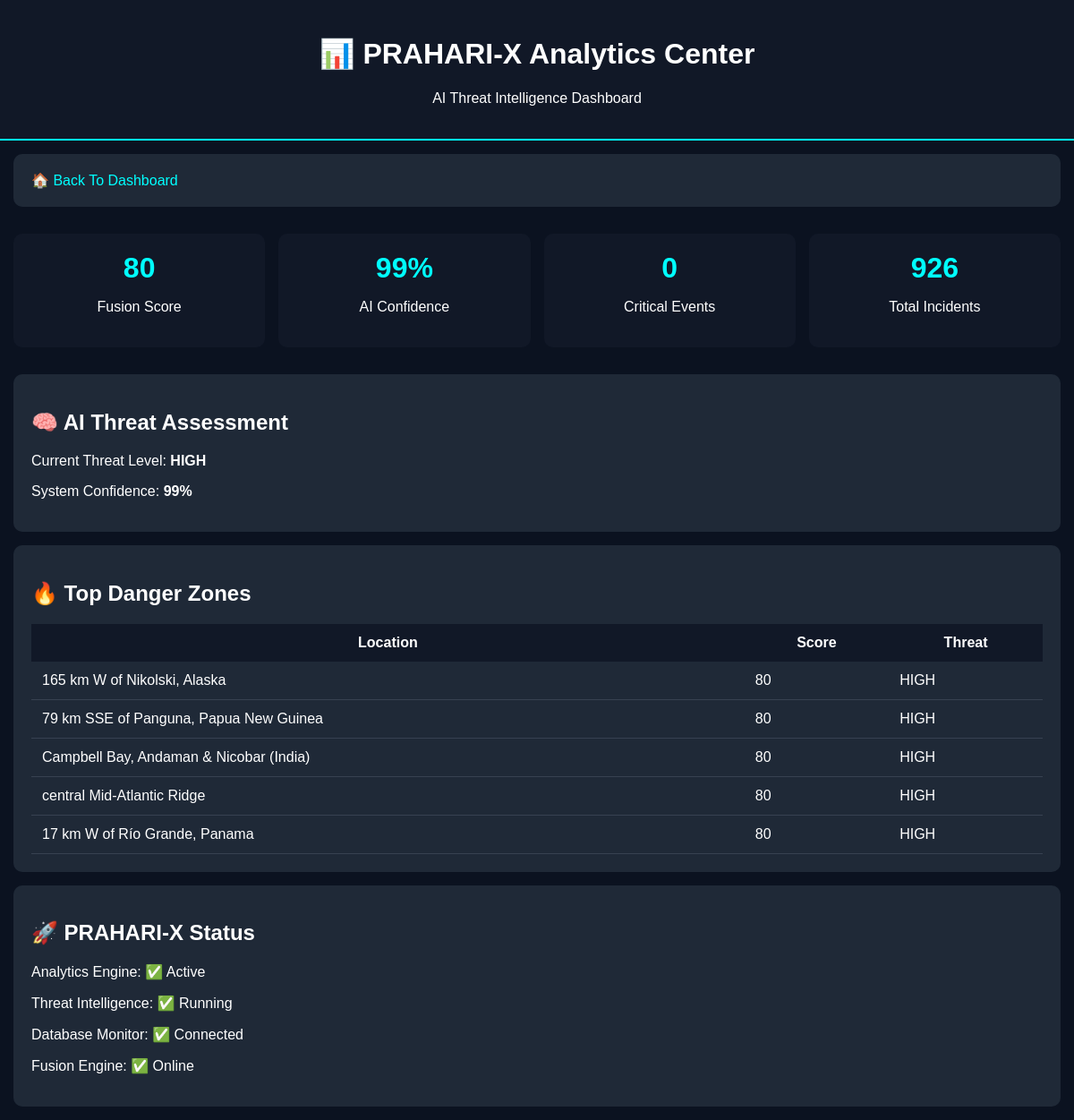
The app's page /analytics (signed in) with its own data.
### tables this page shows
CREATE TABLE incidents (

        id INTEGER PRIMARY KEY AUTOINCREMENT,

        event_id TEXT UNIQUE,

        place TEXT,

        magnitude REAL,

        latitude REAL,

        longitude REAL,

        risk TEXT,

        threat_level TEXT,

        threat_score INTEGER,

        created_at TIMESTAMP DEFAULT CURRENT_TIMESTAMP

    , source TEXT DEFAULT 'USGS');

### app.py (the view)
@app.route("/analytics")
def analytics():
    if session.get("role") != "admin":
        return redirect("/")
    conn = sqlite3.connect("praharix.db")
    cur = conn.cursor()
    cur.execute("SELECT COUNT(*) FROM incidents")
    total_incidents = cur.fetchone()[0]
    cur.execute("""
        SELECT place, threat_score, threat_level
        FROM incidents
        ORDER BY threat_score DESC
        LIMIT 5
    """)
    rows = cur.fetchall()
    conn.close()
    danger_zones = []
    for row in rows:
        danger_zones.append({
            "place": row[0],
            "score": row[1],
            "level": row[2]
        })
    critical = len([d for d in danger_zones if d["level"] == "CRITICAL"])
    stats = {
        "earthquakes": total_incidents,
        "disasters": len(danger_zones),
        "critical": critical,
        "threat": danger_zones[0]["level"] if danger_zones else "LOW"
    }
    fusion_score = danger_zones[0]["score"] if danger_zones else 0
    fusion_threat = danger_zones[0]["level"] if danger_zones else "LOW"
    fusion_confidence = min(fusion_score + 20, 99)
    return render_template(
        "analytics.html",
        stats=stats,
        danger_zones=danger_zones,
        fusion_score=fusion_score,
        fusion_threat=fusion_threat,
        fusion_confidence=fusion_confidence
    )

### app.py (called while the page is built)
@app.after_request
def add_security_headers(response):
    response.headers["X-Frame-Options"] = "SAMEORIGIN"
    return response

@app.before_request
def ensure_session():
    if "role" not in session:
        session["role"] = "public"

### templates/analytics.html (shortened to what this page needs)
<!DOCTYPE html>
<html>
<head>
</head>
<body>
<div class="header">
<h1>
📊 PRAHARI-X Analytics Center
</h1>
<p>
AI Threat Intelligence Dashboard
</p>
</div>
<div class="card">
<a href="/">
🏠 Back To Dashboard
</a>
</div>
<div class="grid">
<div class="stat">
<h2>
{{fusion_score}}
</h2>
<p>
Fusion Score
</p>
</div>
<div class="stat">
<h2>
{{fusion_confidence}}%
</h2>
<p>
AI Confidence
</p>
</div>
<div class="stat">
<h2>
{{stats.critical}}
</h2>
<p>
Critical Events
</p>
</div>
<div class="stat">
<h2>
{{stats.earthquakes}}
</h2>
<p>
Total Incidents
</p>
</div>
</div>
<div class="card">
<h2>
🧠 AI Threat Assessment
</h2>
<p>
Current Threat Level:
<b>{{fusion_threat}}</b>
</p>
<p>
System Confidence:
<b>{{fusion_confidence}}%</b>
</p>
</div>
<div class="card">
<h2>
🔥 Top Danger Zones
</h2>
<table>
<tr>
<th>Location</th>
<th>Score</th>
<th>Threat</th>
</tr>
{% for zone in danger_zones %}
<tr>
<td>{{zone.place}}</td>
<td>{{zone.score}}</td>
<td>{{zone.level}}</td>
</tr>
{% endfor %}
</table>
</div>
<div class="card">
<h2>
🚀 PRAHARI-X Status
</h2>
<p>
Analytics Engine:
✅ Active
</p>
<p>
Threat Intelligence:
✅ Running
</p>
<p>
Database Monitor:
✅ Connected
</p>
<p>
Fusion Engine:
✅ Online
</p>
</div>
</body>
</html>

### templates/analytics.html (style rules this page uses)
body { background:#0b1220; color:white; font-family:Arial; margin:0; padding:0; }
.header { background:#111827; padding:20px; text-align:center; border-bottom:2px solid cyan; }
.card { background:#1f2937; padding:20px; margin:15px; border-radius:10px; }
.grid { display:grid; grid-template-columns: repeat(auto-fit,minmax(250px,1fr)); gap:15px; padding:15px; }
.stat { background:#111827; padding:20px; border-radius:10px; text-align:center; }
.stat h2 { margin:0; color:cyan; font-size:32px; }
table { width:100%; border-collapse:collapse; }
th { background:#111827; padding:12px; }
td { padding:12px; border-bottom:1px solid #374151; }
a { color:cyan; text-decoration:none; }

### records on screen
incidents: threat_level "HIGH", place "165 km W of Nikolski, Alaska", score "80", level "HIGH"
incidents: place "79 km SSE of Panguna, Papua New Guinea", score "80", level "HIGH"
incidents: place "Campbell Bay, Andaman & Nicobar (India)", score "80", level "HIGH"
incidents: place "central Mid-Atlantic Ridge", score "80", level "HIGH"
incidents: place "17 km W of Río Grande, Panama", score "80", level "HIGH"

### other values on screen
{{ fusion_score }} "80"
{{ fusion_confidence }} "99"
{{ stats.critical }} "0"
{{ stats.earthquakes }} "926"
